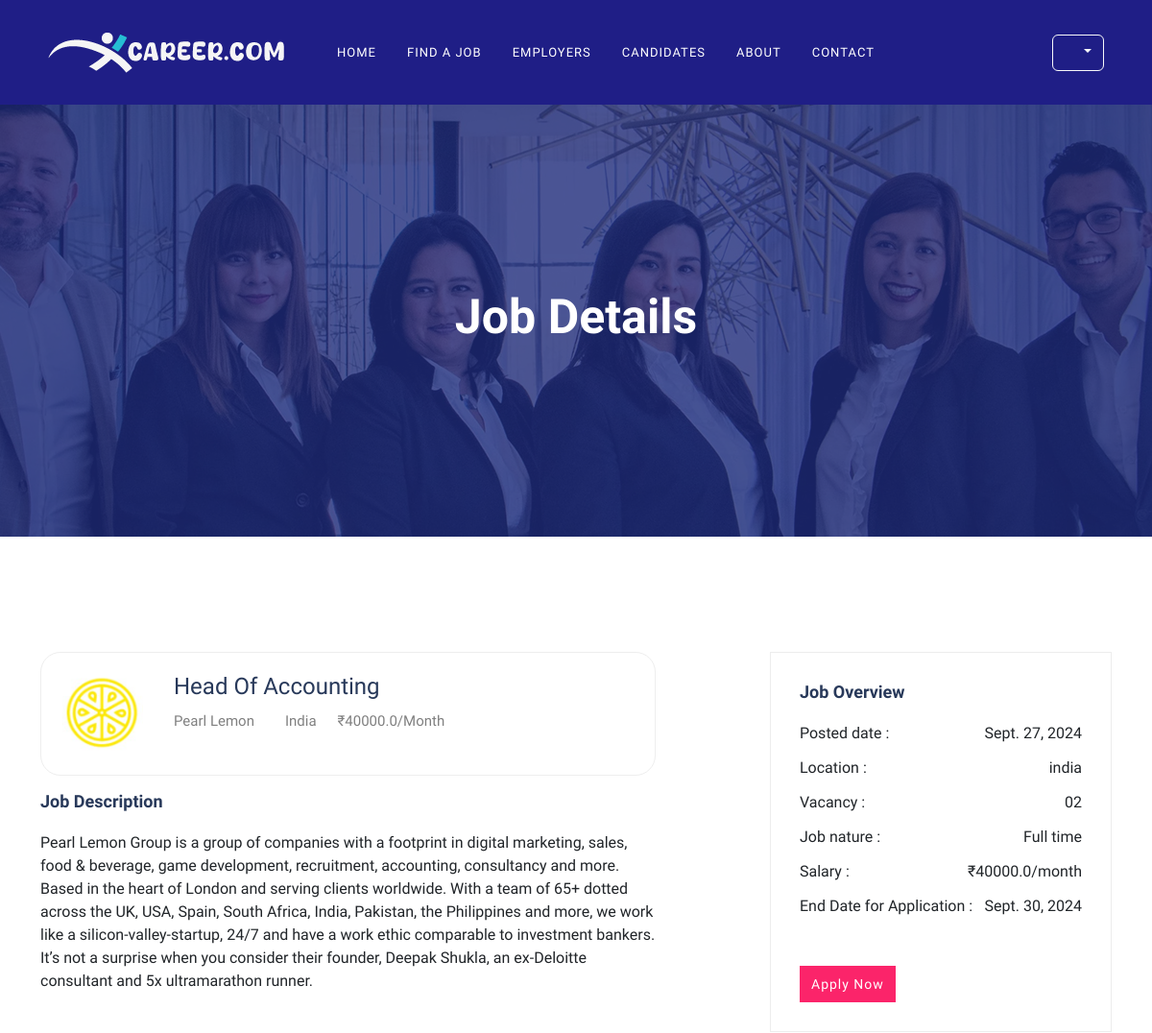
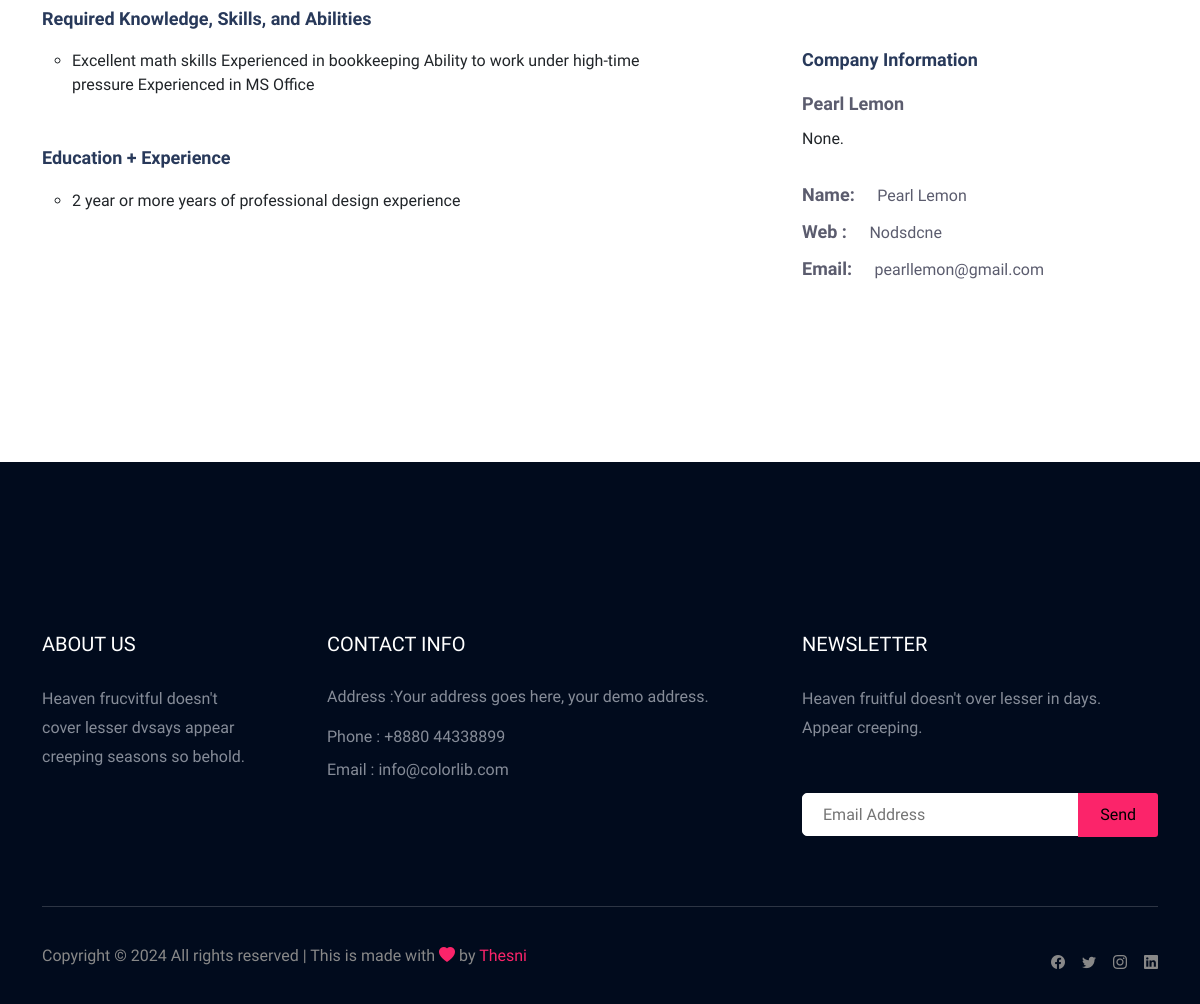
/job_details/1/ (signed in), run on the app's committed database (2 pictures, top to bottom).
### user/models.py (models this page shows, shortened)
class Job(models.Model):
    company = models.ForeignKey(Company, on_delete=models.CASCADE)
    start_date = models.DateField()
    end_date = models.DateField()
    title = models.CharField(max_length=200)
    salary = models.FloatField()
    image = models.ImageField(upload_to="jobs/", null=True)
    description = models.TextField(max_length=400)
    experience = models.CharField(max_length=100)
    location = models.CharField(max_length=100)
    skills = models.CharField(max_length=200)
    creation_date = models.DateField()
    featured = models.BooleanField(default=False)
    FULL_TIME = 'full'
    PART_TIME = 'part'
    BOTH = 'both'
    JOB_TYPE_CHOICES = [
        (FULL_TIME, 'Full Time'),
        (PART_TIME, 'Part Time'),
        (BOTH, 'Both (Full-Time and Part-Time)'),
    ]
    OFFICE = 'office'
    HOME = 'home'
    FIELD = 'field'
    WORK_LOCATION_CHOICES = [
        (OFFICE, 'Work from office'),
        (HOME, 'Work from home'),
        (FIELD, 'Field job'),
    ]
    title = models.CharField(max_length=255)
    job_type = models.CharField(max_length=10, choices=JOB_TYPE_CHOICES, default=FULL_TIME)
    work_location = models.CharField(max_length=10, choices=WORK_LOCATION_CHOICES, default=OFFICE)

class Company(models.Model):
    user = models.OneToOneField(User, on_delete=models.CASCADE)
    phone = models.CharField(max_length=10)
    image = models.ImageField(upload_to="companies/", null=True)
    type = models.CharField(max_length=15)
    status = models.CharField(max_length=20)
    description = models.TextField(null=True, blank=True)
    company_name = models.CharField(max_length=100)
    website = models.TextField(null=True, blank=True)

### user/views.py (the view)
# urls.py: path('job_details/<int:myid>/', views.job_details, name= 'job_details'),
def job_details(request, myid):
    job = Job.objects.get(id=myid)
    return render(request,"job_details.html", {'job':job})

### user/context_processors.py (called while the page is built)
def user_role(request):
    user = request.user
    if user.is_authenticated:
        try:
            applicant = Applicant.objects.get(user=user)
            return {'is_applicant': True, 'is_company': False}
        except Applicant.DoesNotExist:
            pass
        try:
            company = Company.objects.get(user=user)
            return {'is_applicant': False, 'is_company': True}
        except Company.DoesNotExist:
            pass
    return {'is_applicant': False, 'is_company': False}

### templates/job_details.html (shortened to what this page needs)
{% extends 'base.html' %}
{% block content %}
{% load static %}
<div class="slider-area ">
    <div class="single-slider section-overly slider-height2 d-flex align-items-center"
        data-background="/static/img/about.jpg" style="background-image: url(&quot;/static/img/about.jpg&quot;);">
        <div class="container">
            <div class="row">
                <div class="col-xl-12">
                    <div class="hero-cap text-center">
                        <h2>job details</h2>
                    </div>
                </div>
            </div>
        </div>
    </div>
</div>
<div class="job-post-company pt-120 pb-120">
    <div class="container">
        <div class="row justify-content-between">
            <div class="col-xl-7 col-lg-8">
                <div class="single-job-items mb-50">
                    <div class="job-items">
                        <div class="company-img company-img-details">
                            <a href="#"><img src="{{job.image.url}}" alt=""></a>
                        </div>
                        <div class="job-tittle">
                            <a href="#">
                                <h4>{{job.title}}</h4>
                            </a>
                            <ul>
                                <li>{{job.company.company_name}}</li>
                                <li>{{job.location}}</li>
                                <li>₹{{job.salary}}/month</li>
                            </ul>
                        </div>
                    </div>
                </div>
                <div class="job-post-details">
                    <div class="post-details1 mb-50">
                        <div class="small-section-tittle">
                            <h4>Job Description</h4>
                        </div>
                        <p>{{job.description}}</p>
                    </div>
                    <div class="post-details2  mb-50">
                        <div class="small-section-tittle">
                            <h4>Required Knowledge, Skills, and Abilities</h4>
                        </div>
                        <ul>
                            <li>{{job.skills}}</li>
                        </ul>
                    </div>
                    <div class="post-details2  mb-50">
                        <div class="small-section-tittle">
                            <h4>Education + Experience</h4>
                        </div>
                        <ul>
                            <li>{{job.experience}}  or more years of professional design experience</li>
                        </ul>
                    </div>
                </div>
            </div>
            <div class="col-xl-4 col-lg-4">
                <div class="post-details3  mb-50">
                    <div class="small-section-tittle">
                        <h4>Job Overview</h4>
                    </div>
                    <ul>
                        <li>Posted date : <span>{{job.start_date}}</span></li>
                        <li>Location : <span>{{job.location}}</span></li>
                        <li>Vacancy : <span>02</span></li>
                        <li>Job nature : <span>Full time</span></li>
                        <li>Salary : <span>₹{{job.salary}}/month</span></li>
                        <li>End Date for Application : <span>{{job.end_date}}</span></li>
                    </ul>
                    <div class="apply-btn2">
                        <a href="/job_apply/{{job.id}}/" class="btn add_btn ">Apply Now</a>
                    </div>
                </div>
                <div class="post-details4  mb-50">
                    <div class="small-section-tittle">
                        <h4>Company Information</h4>
                    </div>
                    <span>{{job.company.company_name}}</span>
                    <p>{{job.company.description}}.</p>
                    <ul>
                        <li>Name: <span>{{job.company.company_name}} </span></li>
                        <li>Web : <span> {{job.company.website}}</span></li>
                        <li>Email: <span>{{job.company.user.email}}</span></li>
                    </ul>
                </div>
            </div>
        </div>
    </div>
</div>
{% endblock %}

### static/css/style.css (style rules this page uses)
body { font-family: "Muli", sans-serif; margin: 0; padding: 0; }
p { font-family: "Muli", sans-serif; font-size: 16px; font-weight: normal; }
a { text-decoration: none; }
.add_btn { background: #fb246a; text-transform: capitalize; color: #fff; cursor: pointer; display: inline-block; font-size: 14px; font-weight: 500; letter-spacing: 1px; line-height: 0; margin-bottom: 0; padding: 18px 11px; border: 1px solid #fb246a; border-radius: 0px; margin: 10px; cursor: pointer; transition: color 0.4s linear; position: relative; z-index: 1; overflow: hidden; margin: 0 }
.add_btn::before { content: ""; position: absolute; left: 0; top: 0; width: 101%; height: 101%; background: #da2461; z-index: 1; border-radius: 5px; transition: transform 0.5s; transition-timing-function: ease; transform-origin: 0 0; transition-timing-function: cubic-bezier(0.5, 1.6, 0.4, 0.7); transform: scaleX(0); border-radius: 0 }
.section-overly { position: relative; z-index: 0 }
.section-overly::before { position: absolute; content: ""; background-color: rgba(31,43,123,0.8); width: 100%; height: 100%; left: 0; top: 0; bottom: 0; right: 0; z-index: -1; background-repeat: no-repeat }
.single-job-items { padding: 36px 30px; display: flex; justify-content: space-between; flex-wrap: wrap; -webkit-transition: .4s; -moz-transition: .4s; -o-transition: .4s; transition: .4s }
.single-job-items .company-img img { overflow: hidden; float: left; margin-right: 32px; width: 85px; height: 85px; z-index: 999 }
.single-job-items .job-tittle a h4 { color: #28395a; text-transform: capitalize; font-size: 24px; -webkit-transition: .4s; -moz-transition: .4s; -o-transition: .4s; transition: .4s }
.single-job-items .job-tittle ul li { display: inline-block; margin-right: 48px; text-transform: capitalize; font-size: 15px; color: #808080; line-height: 1.8 }
.single-job-items .job-tittle ul { padding-left: 0rem; }
.single-job-items .job-tittle ul li { margin-right:18px }
.single-job-items .job-tittle ul li:last-child { margin-right: 0px }
.single-job-items .job-items { display: flex; flex-wrap: wrap }
.slider-height2 { min-height: 450px; background-repeat: no-repeat; background-position: center center; background-size: cover; }
.section-overly { position: relative; z-index: 0; }
.slider-area .hero-cap h2 { color: #fff; font-size: 50px; font-weight: 700; text-transform: capitalize; }
.pb-120 { padding-bottom: 120px; }
.pt-120 { padding-top: 120px; }
.mb-50 { margin-bottom: 50px; }
.small-section-tittle h4 { color: #28395a; font-size: 18px; font-weight: 600; line-height: 1.2; margin-bottom: 20px }
ul { margin: 0px; padding: 0px; }
li { list-style: none; }
.single-job-items { padding: 21px; display: flex; justify-content: space-between; flex-wrap: wrap; -webkit-transition: .4s; -moz-transition: .4s; -o-transition: .4s; border: 1px solid #eee; transition: .4s; margin-bottom: 16px; border-radius: 21px; }
.post-details2 ul { padding-left: 30px }
.post-details2 ul li { list-style-type: circle }
.post-details3 { padding: 30px 30px 30px 30px; border: 1px solid #ededed; }
.post-details3 ul li { display: flex; justify-content: space-between; margin-bottom: 12px }
.post-details3 ul li:last-child { margin-bottom: 50px }
.post-details4 span { color: #5b5c6e; font-weight: 700; margin-bottom: 10px; display: block; font-size: 18px }
.post-details4 p { margin-bottom: 30px; display: block }
.post-details4 ul li { color: #5b5c6e; font-weight: 700; font-size: 18px; display: block }
.post-details4 ul li span { color: #5b5c6e; font-weight: 400; font-size: 16px; display: inline-block; padding-left: 18px }

### data on the page
Job: image (picture), title "Head Of Accounting", company.company_name "Pearl Lemon", location "India", salary "40000.0", description "Pearl Lemon Group is a group of companies with a footprint in digital marketing, sales, food & beverage, game development, recruitment, accounting, consultancy and more. Based in the heart of London and serving clients worldwide. With a team of 65+ dotted across the UK, USA, Spain, South Africa, India, Pakistan, the Philippines and more, we work like a silicon-valley-startup, 24/7 and have a work ethic comparable to investment bankers. It’s not a surprise when you consider their founder, Deepak Shukla, an ex-Deloitte consultant and 5x ultramarathon runner.", skills "Excellent math skills Experienced in bookkeeping Ability to work under high-time pressure Experienced in MS Office", experience "2 year", start_date "Sept. 27, 2024", location "india", end_date "Sept. 30, 2024", company.description "None", company.website "Nodsdcne", company.user.email "pearllemon@gmail.com"
